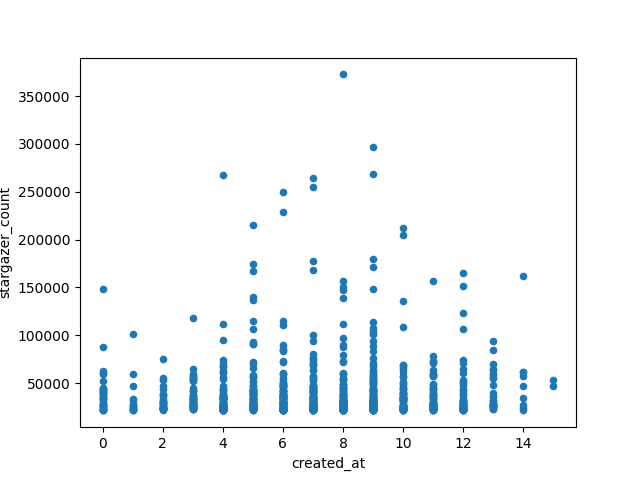

Python code for this plot:
import pandas as pd
from scipy.stats import pearsonr
import matplotlib.pyplot as plt

if __name__ == '__main__':
    df = pd.read_csv('../../../repository.csv')

    print("********** max ********** \n")
    print(df.iloc[df['created_at'].idxmax()])

    print("\n\n********** min ********** \n")
    print(df.iloc[df['created_at'].idxmin()])

    print("\n\n")

    print("median: " + str(df['created_at'].median()))
    print("mean: " + str(df['created_at'].mean()))
    print("std: " + str(df['created_at'].std()))
    print("p90: " + str(df['created_at'].quantile(q=0.9)))

    print("\n\n")

    correlation, p_value = pearsonr(df['created_at'], df['stargazer_count'])
    print("correlation: " + str(correlation))
    print("p-value: " + str(p_value))

    df.plot(x='created_at', y='stargazer_count', kind='scatter')
    plt.show()
